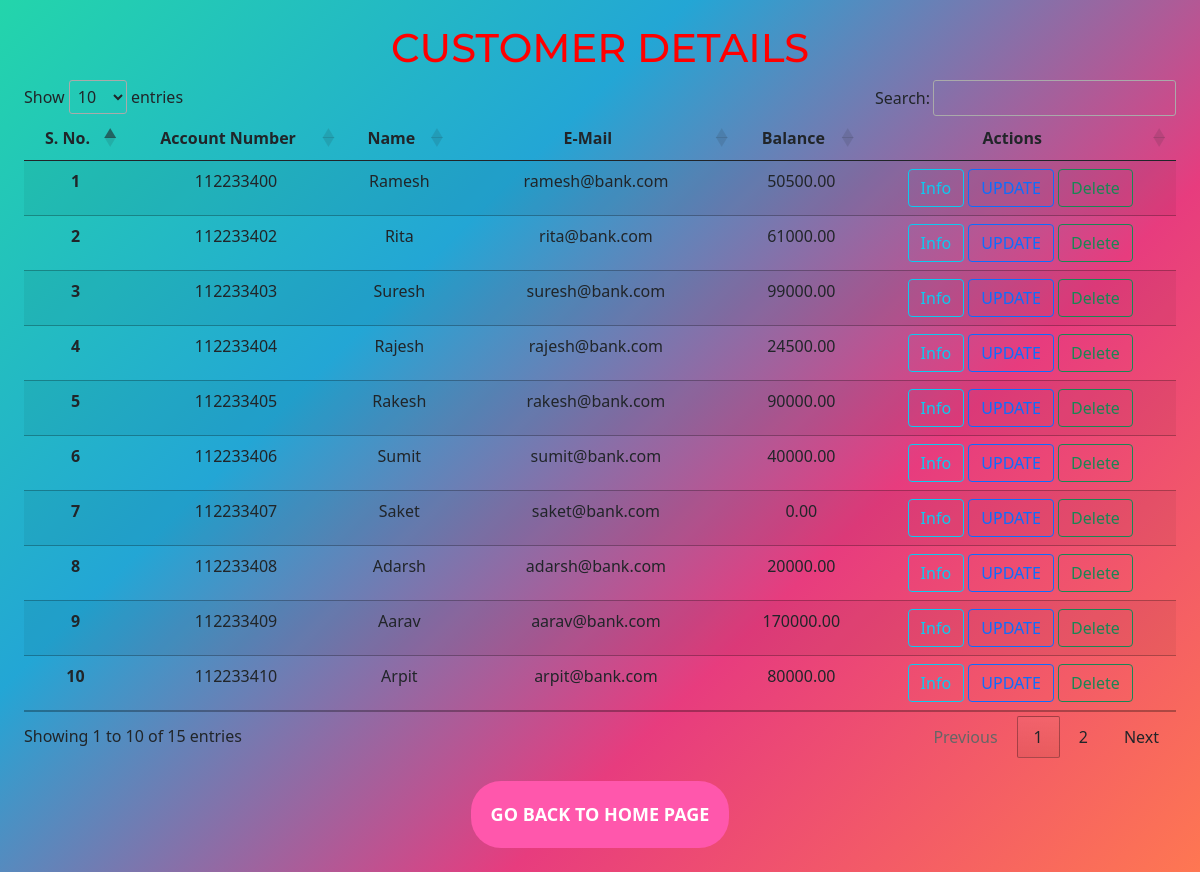
/customer.php, run on the app's committed database.
### tables this page shows
CREATE TABLE `detail` (
  `sno` int(4) NOT NULL,
  `account_number` int(9) NOT NULL,
  `name` varchar(20) NOT NULL,
  `email` varchar(30) NOT NULL,
  `gender` varchar(8) NOT NULL,
  `address` text DEFAULT NULL,
  `phoneno` bigint(10) DEFAULT NULL,
  `balance` decimal(10,2) NOT NULL,
  `dt` datetime NOT NULL DEFAULT current_timestamp()
);

### customer.php (the view, shortened to what this page needs)
<?php
    $servername="localhost";
    $username="root";
    $password = "";
    $database="bank";
    $con= mysqli_connect($servername, $username, $password, $database);
    $sql = "SELECT * FROM `detail` ";
    $result= mysqli_query($con,$sql);
    $num=mysqli_num_rows($result);
?>
<!DOCTYPE html>
<html lang="en">
<head>
    <link href="https://cdn.jsdelivr.net/npm/bootstrap@5.0.1/dist/css/bootstrap.min.css" rel="stylesheet">
    <link rel="stylesheet" href="css/customer.css">
</head>
<body>
<h1>CUSTOMER DETAILS</h1>
<table class="table table-striped" id="myTable">
  <thead class="thead-dark">
    <tr>
      <th scope="col" class="text-center" >S. No.</th>
      <th scope="col" class="text-center" >Account Number</th>
      <th scope="col" class="text-center" >Name</th>
      <th scope="col" class="text-center" >E-Mail</th>
      <th scope="col" class="text-center" >Balance</th>
      <th scope="col" class="text-center" >Actions</th>
    </tr>
  </thead>
  <tbody>
        <?php
        $sql = "SELECT * FROM `detail` ";
        $result= mysqli_query($con,$sql);
        if($num>0){
            $no=0;
            while($row = mysqli_fetch_assoc($result)){
                $no= $no + 1;
                ?>
                <tr>
                    <th scope='row' class="text-center"><?php echo $no ?></th>
                    <td class="text-center"><?php echo $row['account_number']?></td>
                    <td class="text-center"><?php echo $row['name']?></td>
                    <td class="text-center"><?php echo $row['email']?></td>
                    <td class="text-center"><?php echo $row['balance']?></td>
                    <td class="text-center">
                        <a href="info.php?account_number=<?php echo $row['account_number'];?>"> <button type='button' class='info btn btn-outline-info'>Info</button></a>
                        <a href="update.php?account_number=<?php echo $row['account_number']?>&name=<?php echo $row['name']?>&email=<?php echo $row['email']?>
                        &gender=<?php echo $row['gender']?>&address=<?php echo $row['address']?>&phoneno=<?php echo $row['phoneno']?>&balance=<?php echo $row['balance']?>"> <button type='button' class='info btn btn-outline-primary'>UPDATE</button></a>
                        <form style="display:inline-block" method="post" action="delete.php">
                            <button type='submit' class='btn btn-outline-success'>Delete</button>
                        </form>
                    </td>
                </tr>
                <?php
            }
        }
     ?>
  </tbody>
</table>
<a href=index.php><button class="back">GO BACK TO HOME PAGE </button></a>
    <link rel="stylesheet" href=" //cdn.datatables.net/1.10.25/css/jquery.dataTables.min.css">
</body>
</html>

### css/customer.css (style rules this page uses)
html { scroll-behavior: smooth; }
body { padding:2%; background:linear-gradient(-45deg,#FE7752,#E73C7E,#23A6D5,#23D5AB); }
table { margin-top: 2%; }
h1 { text-align:center; font-family: 'Montserrat', sans-serif; color: #ff0000; }
.back { border-radius: 30px; padding: 20px 20px; font-size: 18px; font-weight: bold; background-color: #ff57ac; border: none; color: white; margin:auto; margin-top: 2%; display: block; }
a { text-decoration:none; }

### data on the page
detail: account_number "112233400", name "Ramesh", email "ramesh@bank.com", balance "50500.00"
detail: account_number "112233402", name "Rita", email "rita@bank.com", balance "61000.00"
detail: account_number "112233403", name "Suresh", email "suresh@bank.com", balance "99000.00"
detail: account_number "112233404", name "Rajesh", email "rajesh@bank.com", balance "24500.00"
detail: account_number "112233405", name "Rakesh", email "rakesh@bank.com", balance "90000.00"
detail: account_number "112233406", name "Sumit", email "sumit@bank.com", balance "40000.00"
detail: account_number "112233407", name "Saket", email "saket@bank.com", balance "0.00"
detail: account_number "112233408", name "Adarsh", email "adarsh@bank.com", balance "20000.00"
detail: account_number "112233409", name "Aarav", email "aarav@bank.com", balance "170000.00"
detail: account_number "112233410", name "Arpit", email "arpit@bank.com", balance "80000.00"
